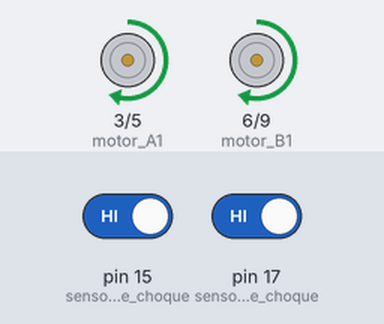
Bench run of a sketch on a simulated Arduino Uno, built with avr-gcc and run on an emulated ATmega328P. Shown: motor-driver pin pairs drawn as motors (green arrow = first pin HIGH = forward, orange = second pin HIGH = backward, longer = more drive). The inputs (shaded band) are chosen by the test bench; at power-on: pin 15 (sensor_de_choque) HIGH, pin 17 (sensor_de_choque) HIGH.

Above: at 1.2 s.
1.3 s: pin 15 (sensor_de_choque) driven LOW
At 1.7 s:
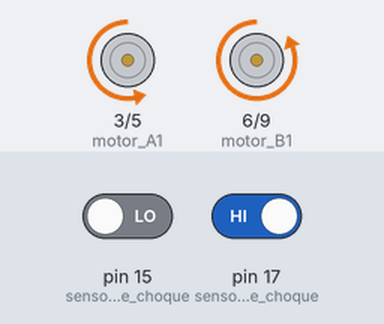
4.3 s: pin 17 (sensor_de_choque) driven LOW
At 6.1 s:
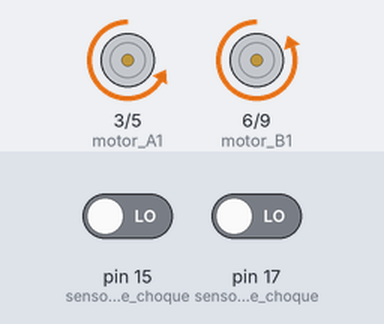
7.3 s: pin 17 (sensor_de_choque) driven HIGH
Timing chart, 0 to 16.3 s (numbered marks = the images above; inputs shaded):
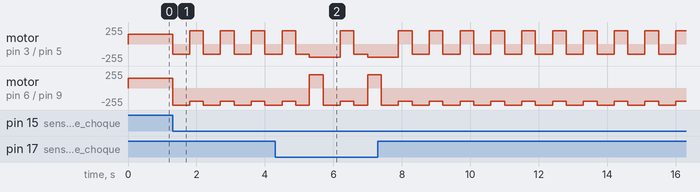

Measured:
- after the input at 1.3 s, motor on pin 3 (motor_A1) / pin 5 (motor_A2): alternates forward 200/255 for 0.40 s and backward 150/255 for 0.50 s, starting at once; motor on pin 6 (motor_B1) / pin 9 (motor_B2): alternates backward 255/255 for 0.50 s and backward 200/255 for 0.40 s, starting at once

The sketch:

POPBOT_2_1.ino
```cpp
//con esta rutina el robot rebota al chocar con pared

void setup() {
  pinMode(3, OUTPUT);   //motor A1
  pinMode(5, OUTPUT);   //motor A2
  pinMode(6, OUTPUT);   //motor B1
  pinMode(9, OUTPUT);   //motor B2
  pinMode(15, INPUT);   //sensor de choque
  pinMode(17, INPUT);   //sensor de choque
}


void avanza(int speeds) {
  analogWrite(3, speeds);   // rueda izquierda avanza a la velocidad de 0-255
  digitalWrite(5, LOW);
  analogWrite(6, speeds);  //rueda derecha avanza a la velocidad de 0-255
  digitalWrite(9, LOW);
}

void retrocede(int speeds) {
  digitalWrite(3, LOW);   // rueda izquierda avanza a la velocidad de 0-255
  analogWrite(5, speeds);
  digitalWrite(6, LOW);  //rueda derecha avanza a la velocidad de 0-255
  digitalWrite(9, speeds);
}

void giro_izquierda(int speeds) {
  digitalWrite(3, LOW);   // rueda izquierda avanza a la velocidad de 0-255
  analogWrite(5, speeds);
  analogWrite(6, speeds);  //rueda derecha avanza a la velocidad de 0-255
  digitalWrite(9, LOW);
}

void giro_derecha(int speeds) {
  analogWrite(3, speeds);   // rueda izquierda avanza a la velocidad de 0-255
  digitalWrite(5, LOW);
  digitalWrite(6, LOW);  //rueda derecha avanza a la velocidad de 0-255
  analogWrite(9, speeds);
}


void loop() {
  avanza(150);
  if (digitalRead(15) == 0) {    //presiono switch2, hace giros a la izquierda
    retrocede(150);
    delay(500);
    giro_derecha(200);
    delay(400);
  }
  if (digitalRead(17) == 0) {  //presiono switch4, hace giros a la derecha
    retrocede(150);
    delay(400);
    giro_izquierda(200);
    delay(400);
  }
}
```
